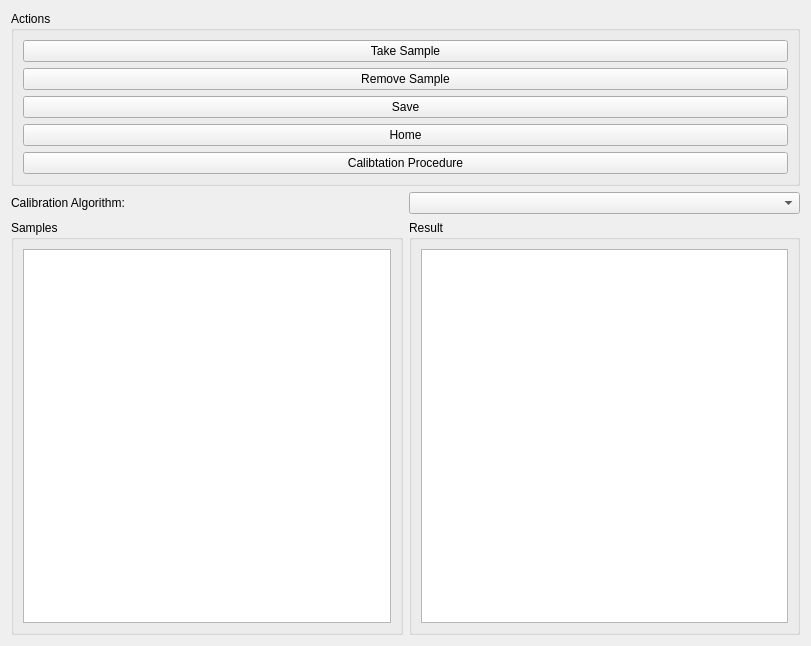
<?xml version="1.0" encoding="UTF-8"?>
<ui version="4.0">
 <class>Form</class>
 <widget class="QWidget" name="Form">
  <property name="geometry">
   <rect>
    <x>0</x>
    <y>0</y>
    <width>811</width>
    <height>646</height>
   </rect>
  </property>
  <property name="windowTitle">
   <string>Form</string>
  </property>
  <layout class="QVBoxLayout" name="verticalLayout">
   <item>
    <layout class="QHBoxLayout" name="horizontalLayout_infoAndActions">
     <item>
      <widget class="QGroupBox" name="groupBox_3">
       <property name="title">
        <string>Actions</string>
       </property>
       <layout class="QVBoxLayout" name="verticalLayout_2">
        <item>
         <widget class="QPushButton" name="takeButton">
          <property name="text">
           <string>Take Sample</string>
          </property>
         </widget>
        </item>
        <item>
         <widget class="QPushButton" name="removeButton">
          <property name="text">
           <string>Remove Sample</string>
          </property>
         </widget>
        </item>
        <item>
         <widget class="QPushButton" name="saveButton">
          <property name="text">
           <string>Save</string>
          </property>
         </widget>
        </item>
        <item>
         <widget class="QPushButton" name="homeButton">
          <property name="text">
           <string>Home</string>
          </property>
         </widget>
        </item>
        <item>
         <widget class="QPushButton" name="calibProcedureButton">
          <property name="text">
           <string>Calibtation Procedure</string>
          </property>
         </widget>
        </item>
       </layout>
      </widget>
     </item>
    </layout>
   </item>
   <item>
    <layout class="QHBoxLayout" name="horizontalLayout_2">
     <item>
      <widget class="QLabel" name="label">
       <property name="text">
        <string>Calibration Algorithm:</string>
       </property>
      </widget>
     </item>
     <item>
      <widget class="QComboBox" name="calibAlgorithmComboBox"/>
     </item>
    </layout>
   </item>
   <item>
    <layout class="QHBoxLayout" name="horizontalLayout">
     <item>
      <widget class="QGroupBox" name="groupBox">
       <property name="title">
        <string>Samples</string>
       </property>
       <layout class="QHBoxLayout" name="horizontalLayout_3">
        <item>
         <widget class="QListWidget" name="sampleListWidget"/>
        </item>
       </layout>
      </widget>
     </item>
     <item>
      <widget class="QGroupBox" name="groupBox_2">
       <property name="title">
        <string>Result</string>
       </property>
       <layout class="QHBoxLayout" name="horizontalLayout_4">
        <item>
         <widget class="QPlainTextEdit" name="outputBox"/>
        </item>
       </layout>
      </widget>
     </item>
    </layout>
   </item>
  </layout>
 </widget>
 <resources/>
 <connections/>
</ui>
